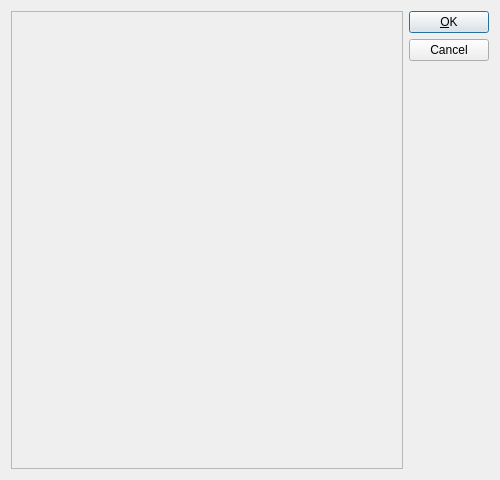
<?xml version="1.0" encoding="UTF-8"?>
<ui version="4.0">
 <class>toParamget</class>
 <widget class="QDialog" name="toParamget">
  <property name="geometry">
   <rect>
    <x>0</x>
    <y>0</y>
    <width>500</width>
    <height>480</height>
   </rect>
  </property>
  <property name="windowTitle">
   <string>Define binding variables</string>
  </property>
  <property name="modal">
   <bool>true</bool>
  </property>
  <layout class="QHBoxLayout" name="horizontalLayout">
   <item>
    <widget class="QScrollArea" name="View">
     <property name="sizePolicy">
      <sizepolicy hsizetype="MinimumExpanding" vsizetype="MinimumExpanding">
       <horstretch>0</horstretch>
       <verstretch>0</verstretch>
      </sizepolicy>
     </property>
     <property name="widgetResizable">
      <bool>true</bool>
     </property>
     <widget class="QWidget" name="leftWidget">
      <property name="geometry">
       <rect>
        <x>0</x>
        <y>0</y>
        <width>397</width>
        <height>460</height>
       </rect>
      </property>
      <layout class="QGridLayout" name="gridLayout_2"/>
     </widget>
    </widget>
   </item>
   <item>
    <layout class="QVBoxLayout" name="verticalLayout_2">
     <item>
      <widget class="QPushButton" name="OkButton">
       <property name="text">
        <string>&amp;OK</string>
       </property>
       <property name="default">
        <bool>true</bool>
       </property>
      </widget>
     </item>
     <item>
      <widget class="QPushButton" name="CancelButton">
       <property name="text">
        <string>Cancel</string>
       </property>
      </widget>
     </item>
     <item>
      <spacer name="verticalSpacer">
       <property name="orientation">
        <enum>Qt::Vertical</enum>
       </property>
       <property name="sizeHint" stdset="0">
        <size>
         <width>20</width>
         <height>40</height>
        </size>
       </property>
      </spacer>
     </item>
    </layout>
   </item>
  </layout>
 </widget>
 <resources/>
 <connections/>
</ui>
